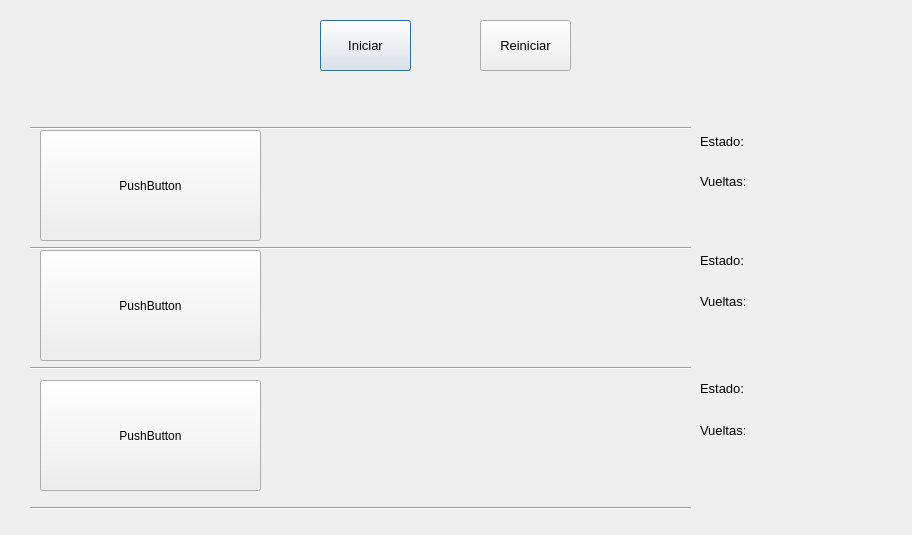
<?xml version="1.0" encoding="UTF-8"?>
<ui version="4.0">
 <class>Dialog</class>
 <widget class="QDialog" name="Dialog">
  <property name="geometry">
   <rect>
    <x>0</x>
    <y>0</y>
    <width>912</width>
    <height>535</height>
   </rect>
  </property>
  <property name="windowTitle">
   <string>Pits</string>
  </property>
  <property name="windowIcon">
   <iconset theme="Pits"/>
  </property>
  <widget class="QPushButton" name="pushButton">
   <property name="geometry">
    <rect>
     <x>320</x>
     <y>20</y>
     <width>91</width>
     <height>51</height>
    </rect>
   </property>
   <property name="font">
    <font>
     <pointsize>10</pointsize>
    </font>
   </property>
   <property name="text">
    <string>Iniciar</string>
   </property>
  </widget>
  <widget class="QPushButton" name="pushButton_2">
   <property name="geometry">
    <rect>
     <x>480</x>
     <y>20</y>
     <width>91</width>
     <height>51</height>
    </rect>
   </property>
   <property name="font">
    <font>
     <pointsize>10</pointsize>
    </font>
   </property>
   <property name="text">
    <string>Reiniciar</string>
   </property>
  </widget>
  <widget class="Line" name="line">
   <property name="geometry">
    <rect>
     <x>30</x>
     <y>120</y>
     <width>661</width>
     <height>16</height>
    </rect>
   </property>
   <property name="orientation">
    <enum>Qt::Horizontal</enum>
   </property>
  </widget>
  <widget class="Line" name="line_2">
   <property name="geometry">
    <rect>
     <x>30</x>
     <y>240</y>
     <width>661</width>
     <height>16</height>
    </rect>
   </property>
   <property name="orientation">
    <enum>Qt::Horizontal</enum>
   </property>
  </widget>
  <widget class="Line" name="line_3">
   <property name="geometry">
    <rect>
     <x>30</x>
     <y>360</y>
     <width>661</width>
     <height>16</height>
    </rect>
   </property>
   <property name="orientation">
    <enum>Qt::Horizontal</enum>
   </property>
  </widget>
  <widget class="Line" name="line_4">
   <property name="geometry">
    <rect>
     <x>30</x>
     <y>500</y>
     <width>661</width>
     <height>16</height>
    </rect>
   </property>
   <property name="orientation">
    <enum>Qt::Horizontal</enum>
   </property>
  </widget>
  <widget class="QLabel" name="label">
   <property name="geometry">
    <rect>
     <x>700</x>
     <y>131</y>
     <width>121</width>
     <height>20</height>
    </rect>
   </property>
   <property name="font">
    <font>
     <pointsize>10</pointsize>
    </font>
   </property>
   <property name="text">
    <string>Estado: </string>
   </property>
  </widget>
  <widget class="QLabel" name="label_2">
   <property name="geometry">
    <rect>
     <x>700</x>
     <y>250</y>
     <width>121</width>
     <height>21</height>
    </rect>
   </property>
   <property name="font">
    <font>
     <pointsize>10</pointsize>
    </font>
   </property>
   <property name="text">
    <string>Estado: </string>
   </property>
  </widget>
  <widget class="QLabel" name="label_3">
   <property name="geometry">
    <rect>
     <x>700</x>
     <y>380</y>
     <width>141</width>
     <height>16</height>
    </rect>
   </property>
   <property name="font">
    <font>
     <pointsize>10</pointsize>
    </font>
   </property>
   <property name="text">
    <string>Estado: </string>
   </property>
  </widget>
  <widget class="QLabel" name="label_7">
   <property name="geometry">
    <rect>
     <x>700</x>
     <y>171</y>
     <width>121</width>
     <height>20</height>
    </rect>
   </property>
   <property name="font">
    <font>
     <pointsize>10</pointsize>
    </font>
   </property>
   <property name="text">
    <string>Vueltas:</string>
   </property>
  </widget>
  <widget class="QLabel" name="label_8">
   <property name="geometry">
    <rect>
     <x>700</x>
     <y>291</y>
     <width>121</width>
     <height>20</height>
    </rect>
   </property>
   <property name="font">
    <font>
     <pointsize>10</pointsize>
    </font>
   </property>
   <property name="text">
    <string>Vueltas:</string>
   </property>
  </widget>
  <widget class="QLabel" name="label_9">
   <property name="geometry">
    <rect>
     <x>700</x>
     <y>420</y>
     <width>121</width>
     <height>21</height>
    </rect>
   </property>
   <property name="font">
    <font>
     <pointsize>10</pointsize>
    </font>
   </property>
   <property name="text">
    <string>Vueltas:</string>
   </property>
  </widget>
  <widget class="QPushButton" name="pushButton_3">
   <property name="geometry">
    <rect>
     <x>40</x>
     <y>130</y>
     <width>221</width>
     <height>111</height>
    </rect>
   </property>
   <property name="text">
    <string>PushButton</string>
   </property>
  </widget>
  <widget class="QPushButton" name="pushButton_4">
   <property name="geometry">
    <rect>
     <x>40</x>
     <y>250</y>
     <width>221</width>
     <height>111</height>
    </rect>
   </property>
   <property name="text">
    <string>PushButton</string>
   </property>
  </widget>
  <widget class="QPushButton" name="pushButton_5">
   <property name="geometry">
    <rect>
     <x>40</x>
     <y>380</y>
     <width>221</width>
     <height>111</height>
    </rect>
   </property>
   <property name="text">
    <string>PushButton</string>
   </property>
  </widget>
 </widget>
 <resources>
  <include location="../../../../../Pictures/Saved Pictures/imagen.qrc"/>
 </resources>
 <connections/>
</ui>
